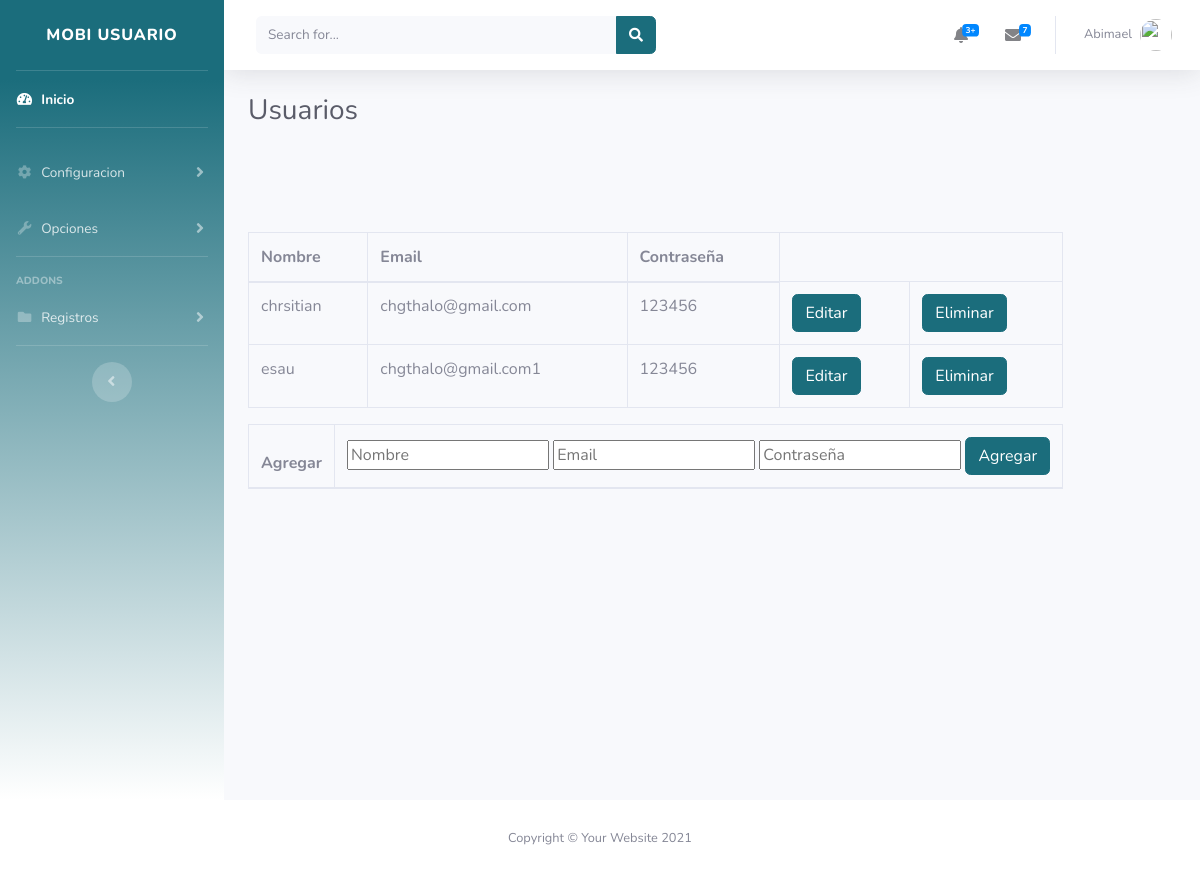
/adminusuarios.php, run on the app's committed database.
### tables this page shows
CREATE TABLE `integradora_1` (
  `ID` int(11) NOT NULL,
  `Nombre` varchar(50) NOT NULL,
  `Email` varchar(50) NOT NULL,
  `Contraseña` varchar(50) NOT NULL
);

### adminusuarios.php (the view, shortened to what this page needs)
<!DOCTYPE html>
<html lang="en">
<head>
    <link href="vendor/fontawesome-free/css/all.min.css" rel="stylesheet" type="text/css">
    <link href="css/sb-admin-2.min.css" rel="stylesheet">
</head>
<body id="page-top">
    <div id="wrapper">
        <ul class="navbar-nav bg-gradient-primary sidebar sidebar-dark accordion" id="accordionSidebar">
            <a class="sidebar-brand d-flex align-items-center justify-content-center" href="admin.php">
                <div class="sidebar-brand-text mx-3">MOBI  Usuario </div>
            </a>
            <hr class="sidebar-divider my-0">
            <li class="nav-item active">
                <a class="nav-link" href="admin.php">
                    <i class="fas fa-fw fa-tachometer-alt"></i>
                    <span>Inicio</span></a>
            </li>
            <hr class="sidebar-divider">
            <li class="nav-item">
                <a class="nav-link collapsed" href="#" data-toggle="collapse" data-target="#collapseTwo"
                    aria-expanded="true" aria-controls="collapseTwo">
                    <i class="fas fa-fw fa-cog"></i>
                    <span>Configuracion</span>
                </a>
            </li>
            <li class="nav-item">
                <a class="nav-link collapsed" href="#" data-toggle="collapse" data-target="#collapseUtilities"
                    aria-expanded="true" aria-controls="collapseUtilities">
                    <i class="fas fa-fw fa-wrench"></i>
                    <span>Opciones</span>
                </a>
            </li>
            <hr class="sidebar-divider">
            <div class="sidebar-heading">
                Addons
            </div>
            <li class="nav-item">
                <a class="nav-link collapsed" href="#" data-toggle="collapse" data-target="#collapsePages"
                    aria-expanded="true" aria-controls="collapsePages">
                    <i class="fas fa-fw fa-folder"></i>
                    <span>Registros</span>
                </a>
            </li>
            <hr class="sidebar-divider d-none d-md-block">
            <div class="text-center d-none d-md-inline">
                <button class="rounded-circle border-0" id="sidebarToggle"></button>
            </div>
        </ul>
        <div id="content-wrapper" class="d-flex flex-column">
            <div id="content">
                <nav class="navbar navbar-expand navbar-light bg-white topbar mb-4 static-top shadow">
                    <form
                        class="d-none d-sm-inline-block form-inline mr-auto ml-md-3 my-2 my-md-0 mw-100 navbar-search">
                        <div class="input-group">
                            <input type="text" class="form-control bg-light border-0 small" placeholder="Search for..."
                                aria-label="Search" aria-describedby="basic-addon2">
                            <div class="input-group-append">
                                <button class="btn btn-primary" type="button">
                                    <i class="fas fa-search fa-sm"></i>
                                </button>
                            </div>
                        </div>
                    </form>
                    <ul class="navbar-nav ml-auto">
                        <li class="nav-item dropdown no-arrow mx-1">
                            <a class="nav-link dropdown-toggle" href="#" id="alertsDropdown" role="button"
                                data-toggle="dropdown" aria-haspopup="true" aria-expanded="false">
                                <i class="fas fa-bell fa-fw"></i>
                                <span class="badge badge-danger badge-counter">3+</span>
                            </a>
                        </li>
                        <li class="nav-item dropdown no-arrow mx-1">
                            <a class="nav-link dropdown-toggle" href="#" id="messagesDropdown" role="button"
                                data-toggle="dropdown" aria-haspopup="true" aria-expanded="false">
                                <i class="fas fa-envelope fa-fw"></i>
                                <span class="badge badge-danger badge-counter">7</span>
                            </a>
                        </li>
                        <li class="nav-item dropdown no-arrow">
                            <a class="nav-link dropdown-toggle" href="#" id="userDropdown" role="button"
                                data-toggle="dropdown" aria-haspopup="true" aria-expanded="false">
                                <span class="mr-2 d-none d-lg-inline text-gray-600 small">Abimael</span>
                                <img class="img-profile rounded-circle"
                                    src="img/undraw_profile.svg">
                            </a>
                        </li>
                    </ul>
                </nav>
                <div class="container-fluid">
                    <div class="d-sm-flex align-items-center justify-content-between mb-4">
                        <h1 class="h3 mb-0 text-gray-800">Usuarios</h1>
                    </div>
                    <div class="row">
                    <div class="row">
                    <div class="container-fluid">
                        </div>
                        <div class="card-body">
                            <div class="table-responsive">
                                <table class="table table-bordered"  id="dataTable" width="100%" cellspacing="0">
                                    <thead>
                                        <tr>
                                            <th>Nombre</th>
                                            <th>Email</th>
                                            <th>Contraseña</th>
                                        </tr>
                                    </thead>
                                    <tfoot>
                                        <?php
 $conn=mysqli_connect('localhost','root','','integradora') or die ('Error en la conexion servidosr') ;
      $consulta= "SELECT * FROM integradora_1" ;
      $resultado= mysqli_query($conn,$consulta);
      while($row=mysqli_fetch_array($resultado)){
    ?>
                                        <tr>
                                            <td><?php echo $row['Nombre']?></td>
                                            <td><?php echo $row['Email']?></td>
                                            <td><?php echo $row['Contraseña']?></td>
                                            <td><a href="actualizart.php?id=<?php echo $row['ID'] ?>" class="btn btn-primary">Editar</a> </td>
                                            <td><a href="delete.php?id=<?php echo $row['Nombre'] ?>" class="btn btn-primary">Eliminar</a> </td>
           </tr>
      </div>
      <?php
      }
      ?>
                        <div class="card-body">
                            <div class="table-responsive">
                                <table class="table table-bordered" id="dataTable" width="100%" cellspacing="0">
                                    <thead>
                                        <tr>
                                            <th>Agregar</th>
    <td>
        <form action="agregar.php" method="post">
            <input type="text" name=nombre placeholder="Nombre">
            <input type="text" name=email placeholder="Email">
            <input type="text" name=clave placeholder="Contraseña">
            <input type="submit" class="btn btn-primary" value="Agregar" name="register">
    </td>
                                </table>
                            </div>
                        </div>
                    </div>
                </div>
                                </div>
                            </div>
                        </div>
                    </div>
            <footer class="sticky-footer bg-white">
                <div class="container my-auto">
                    <div class="copyright text-center my-auto">
                        <span>Copyright &copy; Your Website 2021</span>
                    </div>
                </div>
            </footer>
</body>
</html>

### data on the page
integradora_1: Nombre "chrsitian", Email "chgthalo@gmail.com", Contraseña "123456"
integradora_1: Nombre "esau", Email "chgthalo@gmail.com1", Contraseña "123456"
